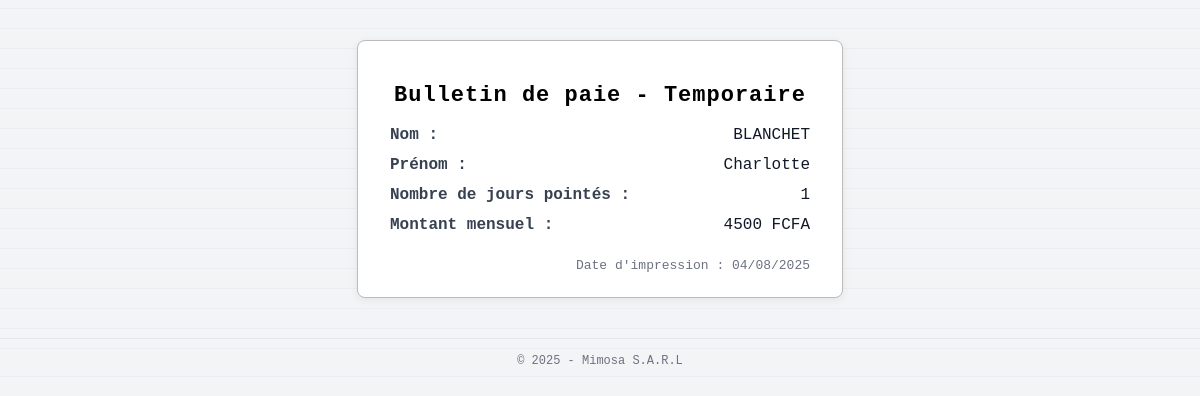
Screenshot of /presence/bulletin-paie-temporaire/108/ with the database file from the repository.
### employee/models.py (models this page shows, shortened)
class Employee(models.Model):
    EMPLOYEE_TYPE_CHOICES = [
        ('permanent', 'Permanent'),
        ('temporaire', 'Temporaire'),
    ]
    matricule = models.CharField(max_length=20, unique=True)
    nom = models.CharField(max_length=100)
    prenom = models.CharField(max_length=100)
    poste = models.CharField(max_length=100)
    service = models.CharField(max_length=100)
    type = models.CharField(max_length=10, choices=EMPLOYEE_TYPE_CHOICES)
    salaire_journalier = models.CharField(max_length=10, null=True, blank=True)
    date_embauche = models.DateField(null=True, blank=True)
    actif = models.BooleanField(default=True)
    photo = models.ImageField(upload_to='employee/photos/', blank=True, null=True)  # <- nouveau
    class Meta:
        ordering = ['nom', 'prenom']
        verbose_name = "Employé"
        verbose_name_plural = "Employés"
    def salaire_mensuel(self):
        if self.type == 'temporaire' and self.salaire_journalier:
            jours_pointes = self.presence_set.filter(heure_entree__isnull=False, heure_sortie__isnull=False).count()
            return self.salaire_journalier * jours_pointes
        return None

### presence/views.py (the view)
# urls.py: path('bulletin-paie-temporaire/<int:employee_id>/', bulletin_paie_temporaire, name='bulletin_paie_temporaire'),
def bulletin_paie_temporaire(request, employee_id):
    import datetime
    from django.shortcuts import get_object_or_404
    employee = get_object_or_404(Employee, id=employee_id, type='temporaire')
    presences = Presence.objects.filter(employee=employee, heure_entree__isnull=False, heure_sortie__isnull=False)
    nb_jours = presences.count()
    montant_mensuel = employee.salaire_mensuel() if hasattr(employee, 'salaire_mensuel') else "-"
    today = datetime.date.today()
    return render(request, 'bulletin_paie_temporaire.html', {
        'employee': employee,
        'nb_jours': nb_jours,
        'montant_mensuel': montant_mensuel,
        'today': today,
    })

### templates/bulletin_paie_temporaire.html (shortened to what this page needs)
<!DOCTYPE html>
<html>
<head>
</head>
<body>
    <div class="bulletin">
        <h2>Bulletin de paie - Temporaire</h2>
        <div class="ligne"><span class="label">Nom :</span> <span class="valeur">{{ employee.nom }}</span></div>
        <div class="ligne"><span class="label">Prénom :</span> <span class="valeur">{{ employee.prenom }}</span></div>
        <div class="ligne"><span class="label">Nombre de jours pointés :</span> <span class="valeur">{{ nb_jours }}</span></div>
        <div class="ligne"><span class="label">Montant mensuel :</span> <span class="valeur">{{ montant_mensuel }} FCFA</span></div>
        <div class="date-impression">Date d'impression : {{ today|date:'d/m/Y' }}</div>
    </div>
    <div style="text-align: center; margin-top: 20px; padding-top: 15px; border-top: 1px solid #e5e7eb; color: #6b7280; font-size: 12px;">
        © 2025 - Mimosa S.A.R.L
    </div>
</body>
</html>

### templates/bulletin_paie_temporaire.html (style rules this page uses)
body { font-family: 'Courier New', Courier, monospace; background: repeating-linear-gradient(0deg, #f3f4f6, #f3f4f6 19px, #e5e7eb 20px, #e5e7eb 20px); margin: 0; padding: 0; }
.bulletin { width: 420px; margin: 40px auto; background: #fff; border: 1px solid #bbb; border-radius: 8px; box-shadow: 0 2px 8px #0001; padding: 24px 32px; position: relative; }
h2 { text-align: center; margin-bottom: 18px; font-size: 22px; letter-spacing: 1px; }
.ligne { display: flex; justify-content: space-between; margin-bottom: 12px; font-size: 16px; }
.label { font-weight: bold; color: #374151; }
.valeur { color: #111827; }
.date-impression { text-align: right; margin-top: 24px; font-size: 13px; color: #6b7280; }

### rows the page displays
Employee: nom "BLANCHET", prenom "Charlotte", salaire_journalier "4500"

### other values shown
{{ nb_jours }} "1"
